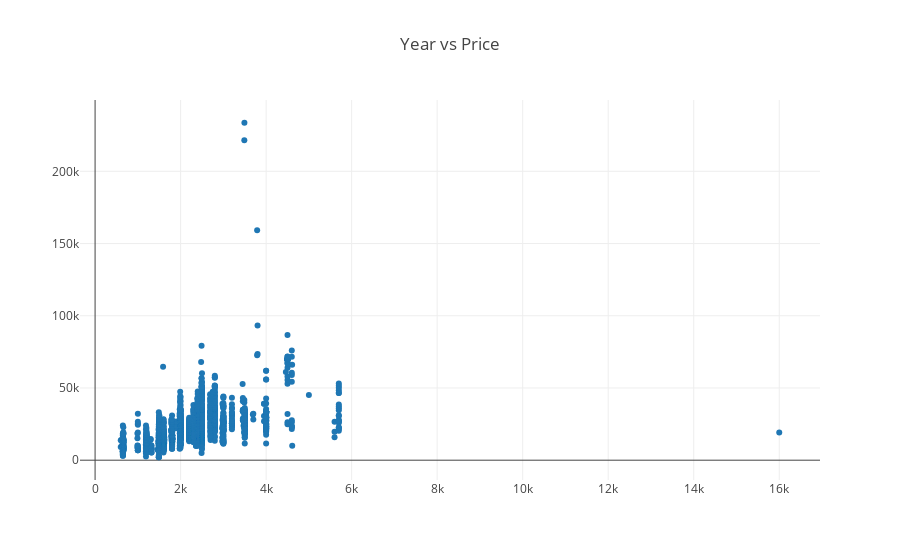

The cell this chart's notebook holds for it:
### Code cell
from plotly.graph_objs import Scatter


data = [Scatter(x=df_clean['engine size (cc)'], y=df_clean['price'], mode = 'markers')]#, text=df['movie_title'])]
layout = Layout(title="Year vs Price")

fig = Figure(data=data, layout=layout)

plotly.offline.iplot(fig, show_link=False)

### Figure 1 — Plotly figure (JSON) as saved in the notebook; plotly's stock layout.template omitted (floating-point values rounded to 4 significant figures; data arrays with more than 128 entries replaced by an {"elided": "..."} marker saying what was removed)
{"data": [{"mode": "markers", "type": "scatter", "x": {"elided": "2761 int values"}, "y": {"elided": "2761 int values"}}], "layout": {"title": "Year vs Price"}}
